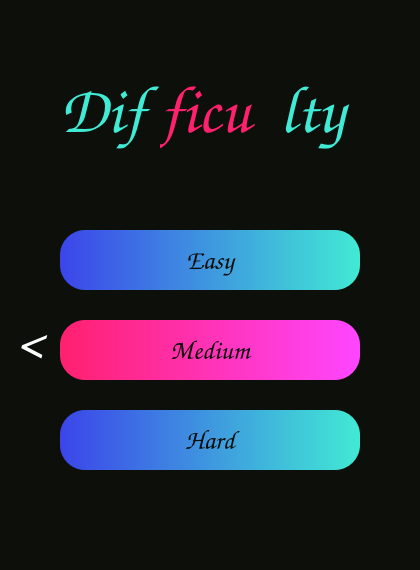
<?xml version="1.0" encoding="UTF-8"?>
<ui version="4.0">
 <class>MainWindow</class>
 <widget class="QMainWindow" name="MainWindow">
  <property name="geometry">
   <rect>
    <x>0</x>
    <y>0</y>
    <width>420</width>
    <height>570</height>
   </rect>
  </property>
  <property name="minimumSize">
   <size>
    <width>420</width>
    <height>570</height>
   </size>
  </property>
  <property name="maximumSize">
   <size>
    <width>420</width>
    <height>570</height>
   </size>
  </property>
  <property name="windowTitle">
   <string>MainWindow</string>
  </property>
  <property name="styleSheet">
   <string notr="true">background-color: rgb(12, 15, 10);</string>
  </property>
  <widget class="QWidget" name="centralwidget">
   <widget class="QPushButton" name="hardButton">
    <property name="geometry">
     <rect>
      <x>60</x>
      <y>410</y>
      <width>300</width>
      <height>60</height>
     </rect>
    </property>
    <property name="font">
     <font>
      <family>Comic Sans MS</family>
      <pointsize>20</pointsize>
      <weight>50</weight>
      <bold>false</bold>
     </font>
    </property>
    <property name="cursor">
     <cursorShape>PointingHandCursor</cursorShape>
    </property>
    <property name="styleSheet">
     <string notr="true">background-color: qlineargradient(spread:pad, x1:0, y1:0, x2:1, y2:0, stop:0 rgba(60, 69, 234, 255), stop:1 rgba(65, 234, 212, 255));
border-width: 2px;
border-radius: 25px;
padding: 4px;
color: rgb(11, 14, 10);
</string>
    </property>
    <property name="text">
     <string>Hard</string>
    </property>
   </widget>
   <widget class="QPushButton" name="mediumButton">
    <property name="geometry">
     <rect>
      <x>60</x>
      <y>320</y>
      <width>300</width>
      <height>60</height>
     </rect>
    </property>
    <property name="font">
     <font>
      <family>Comic Sans MS</family>
      <pointsize>20</pointsize>
     </font>
    </property>
    <property name="cursor">
     <cursorShape>PointingHandCursor</cursorShape>
    </property>
    <property name="styleSheet">
     <string notr="true">background-color: rgb(255, 70, 255);
background-color: qlineargradient(spread:pad, x1:0, y1:0, x2:1, y2:0, stop:0 rgba(255, 32, 110, 255), stop:1 rgba(255, 70, 255, 255));
border-width: 2px;
border-radius: 25px;
padding: 4px;
color: rgb(11, 14, 10);</string>
    </property>
    <property name="text">
     <string>Medium</string>
    </property>
   </widget>
   <widget class="QPushButton" name="easyButton">
    <property name="geometry">
     <rect>
      <x>60</x>
      <y>230</y>
      <width>300</width>
      <height>60</height>
     </rect>
    </property>
    <property name="font">
     <font>
      <family>Comic Sans MS</family>
      <pointsize>20</pointsize>
     </font>
    </property>
    <property name="cursor">
     <cursorShape>PointingHandCursor</cursorShape>
    </property>
    <property name="styleSheet">
     <string notr="true">background-color: rgb(60, 69, 234);
background-color: qlineargradient(spread:pad, x1:0, y1:0, x2:1, y2:0, stop:0 rgba(60, 69, 234, 255), stop:1 rgba(65, 234, 212, 255));
border-width: 2px;
border-radius: 25px;
padding: 4px;
color: rgb(11, 14, 10);</string>
    </property>
    <property name="text">
     <string>Easy</string>
    </property>
   </widget>
   <widget class="QLabel" name="dif1Label">
    <property name="geometry">
     <rect>
      <x>60</x>
      <y>60</y>
      <width>120</width>
      <height>101</height>
     </rect>
    </property>
    <property name="font">
     <font>
      <family>Comic Sans MS</family>
      <pointsize>50</pointsize>
      <strikeout>false</strikeout>
     </font>
    </property>
    <property name="mouseTracking">
     <bool>false</bool>
    </property>
    <property name="styleSheet">
     <string notr="true">color: rgb(65, 234, 212);</string>
    </property>
    <property name="text">
     <string>Dif</string>
    </property>
   </widget>
   <widget class="QLabel" name="dif2Label">
    <property name="geometry">
     <rect>
      <x>160</x>
      <y>60</y>
      <width>121</width>
      <height>101</height>
     </rect>
    </property>
    <property name="font">
     <font>
      <family>Comic Sans MS</family>
      <pointsize>50</pointsize>
      <strikeout>false</strikeout>
     </font>
    </property>
    <property name="mouseTracking">
     <bool>false</bool>
    </property>
    <property name="styleSheet">
     <string notr="true">color: rgb(255, 32, 110);

</string>
    </property>
    <property name="text">
     <string>ficu</string>
    </property>
   </widget>
   <widget class="QLabel" name="dif3Label">
    <property name="geometry">
     <rect>
      <x>280</x>
      <y>60</y>
      <width>120</width>
      <height>101</height>
     </rect>
    </property>
    <property name="font">
     <font>
      <family>Comic Sans MS</family>
      <pointsize>50</pointsize>
      <strikeout>false</strikeout>
     </font>
    </property>
    <property name="mouseTracking">
     <bool>false</bool>
    </property>
    <property name="styleSheet">
     <string notr="true">color: rgb(65, 234, 212);</string>
    </property>
    <property name="text">
     <string>lty</string>
    </property>
   </widget>
   <widget class="QPushButton" name="backButton">
    <property name="geometry">
     <rect>
      <x>10</x>
      <y>313</y>
      <width>40</width>
      <height>61</height>
     </rect>
    </property>
    <property name="font">
     <font>
      <family>Comic Sans MS</family>
      <pointsize>40</pointsize>
     </font>
    </property>
    <property name="styleSheet">
     <string notr="true">border: none;
color: white;
</string>
    </property>
    <property name="text">
     <string>&lt;</string>
    </property>
   </widget>
  </widget>
 </widget>
 <resources/>
 <connections/>
</ui>
